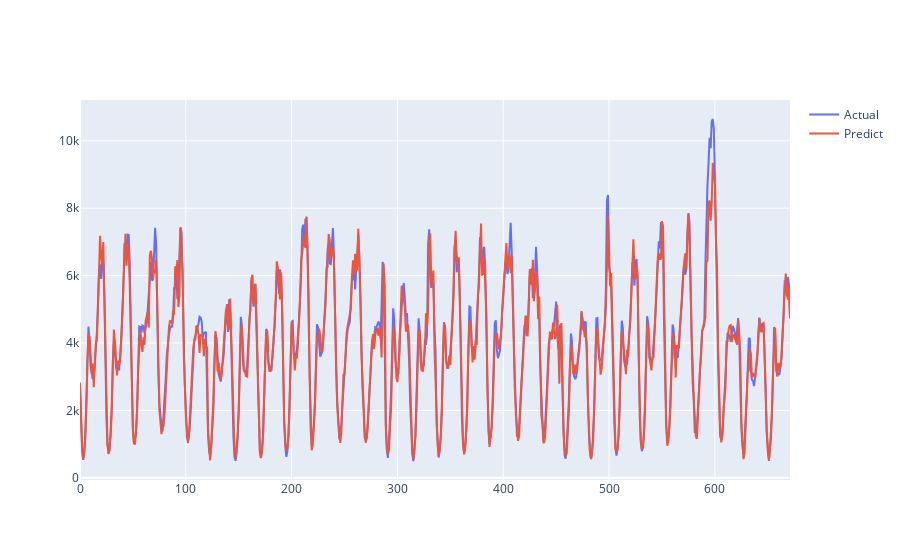

This figure's notebook cell:
### Code cell
fig = go.Figure()
fig.add_trace(go.Scatter(y=yyy['count'],
                    mode='lines',
                    name='Actual'))
fig.add_trace(go.Scatter(y=Y_predict,
                    mode='lines',
                    name='Predict'))

### Figure 1 — Plotly figure (JSON) as saved in the notebook; plotly's stock layout.template omitted (floating-point values rounded to 4 significant figures; data arrays with more than 128 entries replaced by an {"elided": "..."} marker saying what was removed)
{"data": [{"mode": "lines", "name": "Actual", "type": "scatter", "y": {"elided": "672 int values"}}, {"mode": "lines", "name": "Predict", "type": "scatter", "y": {"elided": "672 float values"}}], "layout": {"autosize": true, "xaxis": {"autorange": true, "range": [0, 671]}, "yaxis": {"autorange": true, "range": [-65.83, 11210.0], "type": "linear"}}}
